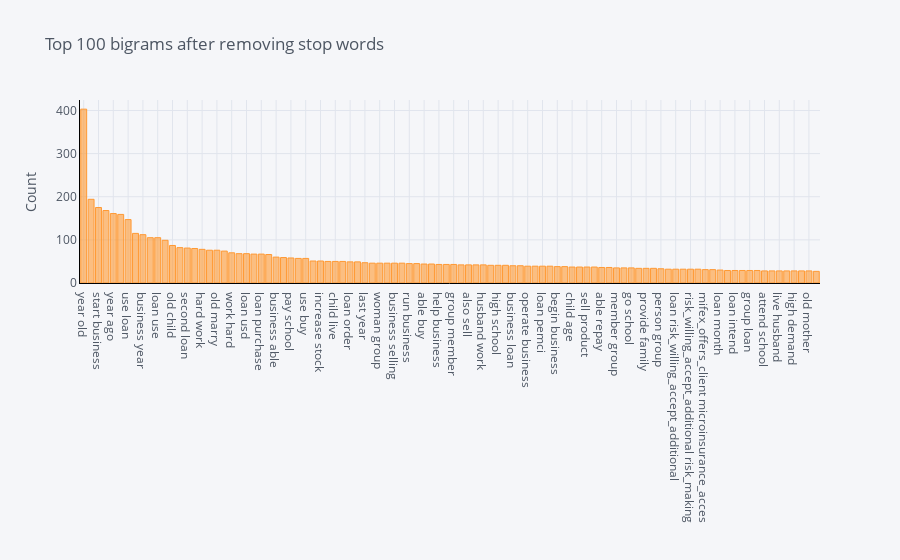

Notebook source saved alongside this figure:
### Code cell
# top 100 bigrams on entire corpus
plot_model(plot='bigram')

### Figure 1 — Plotly figure (JSON) as saved in the notebook; plotly's stock layout.template omitted (floating-point values rounded to 4 significant figures)
{"data": [{"marker": {"color": "rgba(255, 153, 51, 0.6)", "line": {"color": "rgba(255, 153, 51, 1.0)", "width": 1}}, "name": "count", "orientation": "v", "text": "", "type": "bar", "x": ["year old", "request loan", "start business", "marry child", "year ago", "loan buy", "use loan", "expand business", "business year", "school fee", "loan use", "child school", "old child", "repay loan", "second loan", "first loan", "hard work", "old married", "old marry", "primary school", "work hard", "business sell", "loan usd", "small business", "loan purchase", "mother child", "business able", "married child", "pay school", "educate child", "use buy", "need loan", "increase stock", "increase income", "child live", "secondary school", "loan order", "support family", "last year", "business grow", "woman group", "business training_educational_programs_information", "business selling", "start small", "run business", "apply loan", "able buy", "training_educational_programs_information org", "help business", "start sell", "group member", "loan able", "also sell", "year experience", "husband work", "farmer also", "high school", "business help", "business loan", "give loan", "operate business", "child child", "loan pemci", "loan invest", "begin business", "pay loan", "child age", "child primary", "sell product", "receive loan", "able repay", "husband child", "member group", "rice farmer", "go school", "many loan", "provide family", "loan help", "person group", "microinsurance_acces business", "loan risk_willing_accept_additional", "risk_making loan", "risk_willing_accept_additional risk_making", "communities_remains_unsettled_affecte many", "mifex_offers_client microinsurance_acces", "fee child", "loan month", "sell clothing", "loan intend", "willing_repay loan", "group loan", "able provide", "attend school", "loan group", "live husband", "run small", "high demand", "grow business", "old mother", "old live"], "y": [403, 194, 175, 168, 161, 159, 147, 115, 112, 105, 105, 99, 87, 82, 81, 80, 78, 76, 76, 74, 70, 68, 68, 67, 67, 66, 60, 59, 58, 57, 57, 51, 51, 50, 50, 50, 49, 49, 47, 46, 46, 46, 46, 46, 45, 45, 44, 44, 43, 43, 43, 42, 42, 42, 42, 41, 41, 41, 40, 40, 39, 39, 39, 39, 38, 38, 37, 37, 37, 37, 36, 36, 35, 35, 35, 34, 34, 34, 33, 32, 32, 32, 32, 32, 31, 31, 30, 29, 29, 29, 29, 29, 28, 28, 28, 28, 28, 28, 28, 27]}], "layout": {"legend": {"bgcolor": "#F5F6F9", "font": {"color": "#4D5663"}}, "paper_bgcolor": "#F5F6F9", "plot_bgcolor": "#F5F6F9", "title": {"font": {"color": "#4D5663"}, "text": "Top 100 bigrams after removing stop words"}, "xaxis": {"gridcolor": "#E1E5ED", "linecolor": "black", "showgrid": true, "tickfont": {"color": "#4D5663"}, "title": {"font": {"color": "#4D5663"}, "text": ""}, "zerolinecolor": "#E1E5ED"}, "yaxis": {"gridcolor": "#E1E5ED", "linecolor": "black", "showgrid": true, "tickfont": {"color": "#4D5663"}, "title": {"font": {"color": "#4D5663"}, "text": "Count"}, "zerolinecolor": "#E1E5ED"}}}
